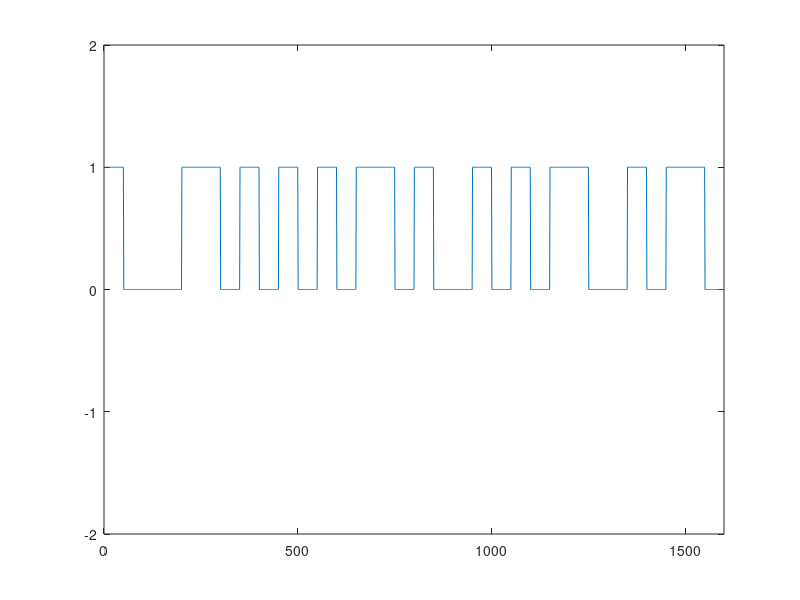
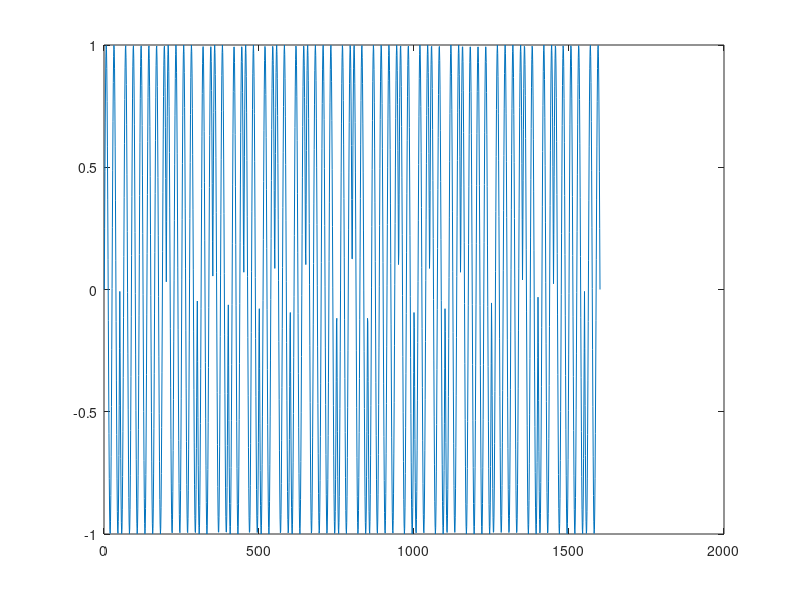
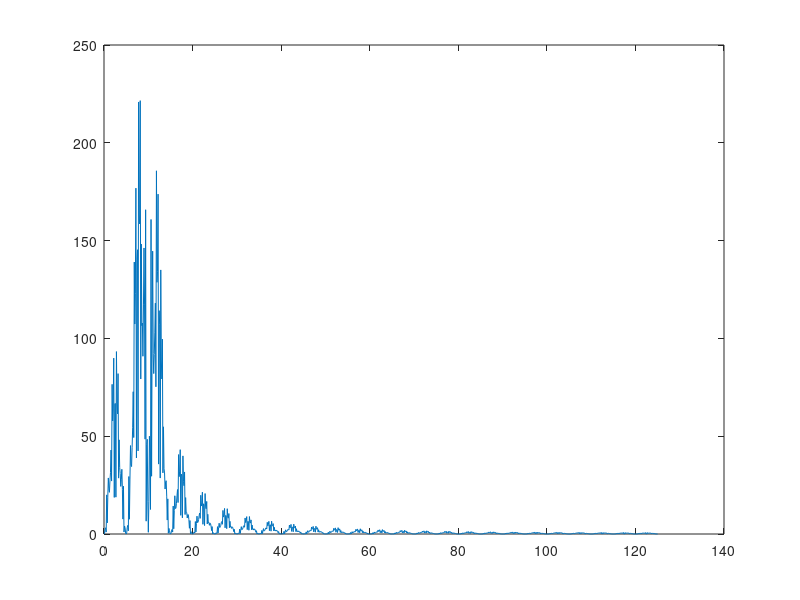

These figures' MATLAB source, in order:
clear all 
close all
d_input = [1 0 0 0 1 1 0 1 0 1 0 1 0 1 1 0 1 0 0 1 0 1 0 1 1 0 0 1 0 1 1 0]; 
%% BPSK

length = 50;
fc = 10;

for i=1:size(d_input, 2)
    t = linspace(0, 2/fc, length); 
    if d_input(i) == 1
        input(1+(i-1)*size(t, 2):size(t, 2)*i) = 1; 
    elseif d_input(i) == 0 
        input(1+(i-1)*size(t, 2):size(t, 2)*i) = 0; 
    end
end

t = linspace(0, size(d_input, 2)*(2/fc), size(d_input, 2)*length);
s = 1*sin(2*pi*fc*t).*input + 1*sin(2*pi*fc*t + pi).*mod(input+1, 2);
figure;
plot(1:size(input, 2), input); % figure 1

axis([0 size(input, 2) -2 2]);
figure;
plot(1:size(input, 2), s); % figure 2
%% fft 

len = 2^nextpow2(max(size(s)));
FFT = fft(s, len);
f = length*fc/2/2*linspace(0, 1, len/2+1);
a = abs(FFT(1:len/2+1));
figure;
plot(f, a); % figure 3